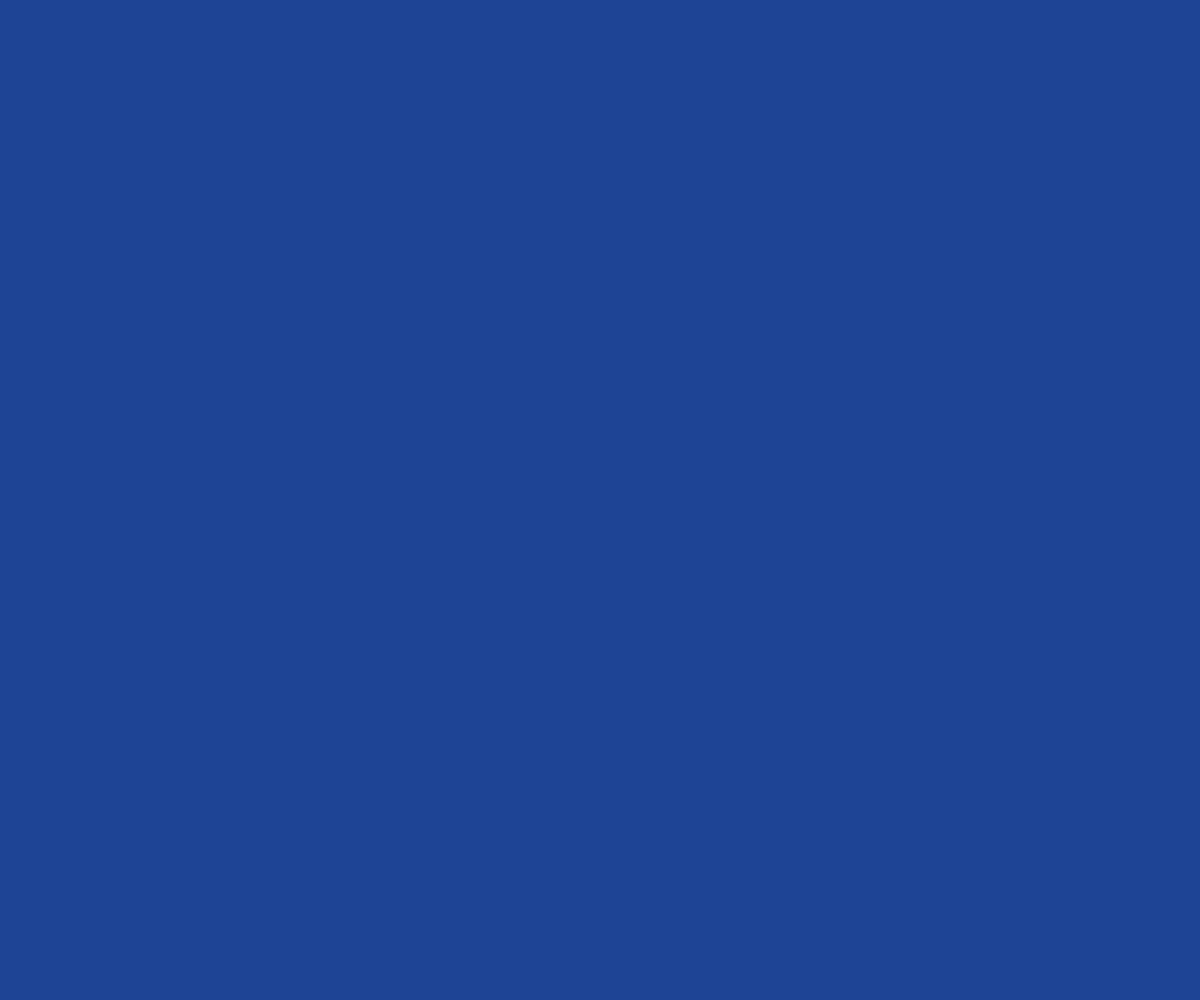
Frame 1 (no input)
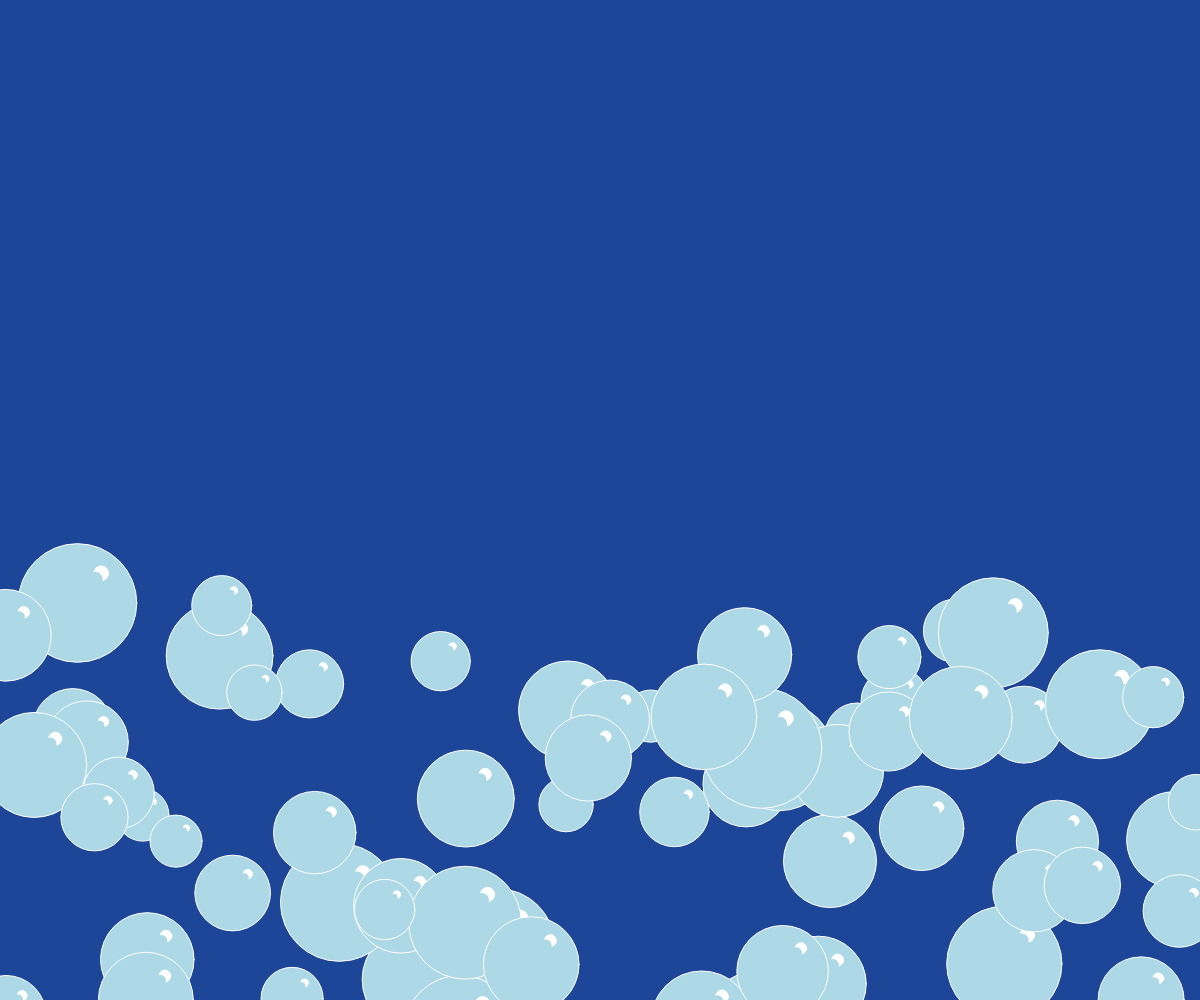
Frame 60 (no input)
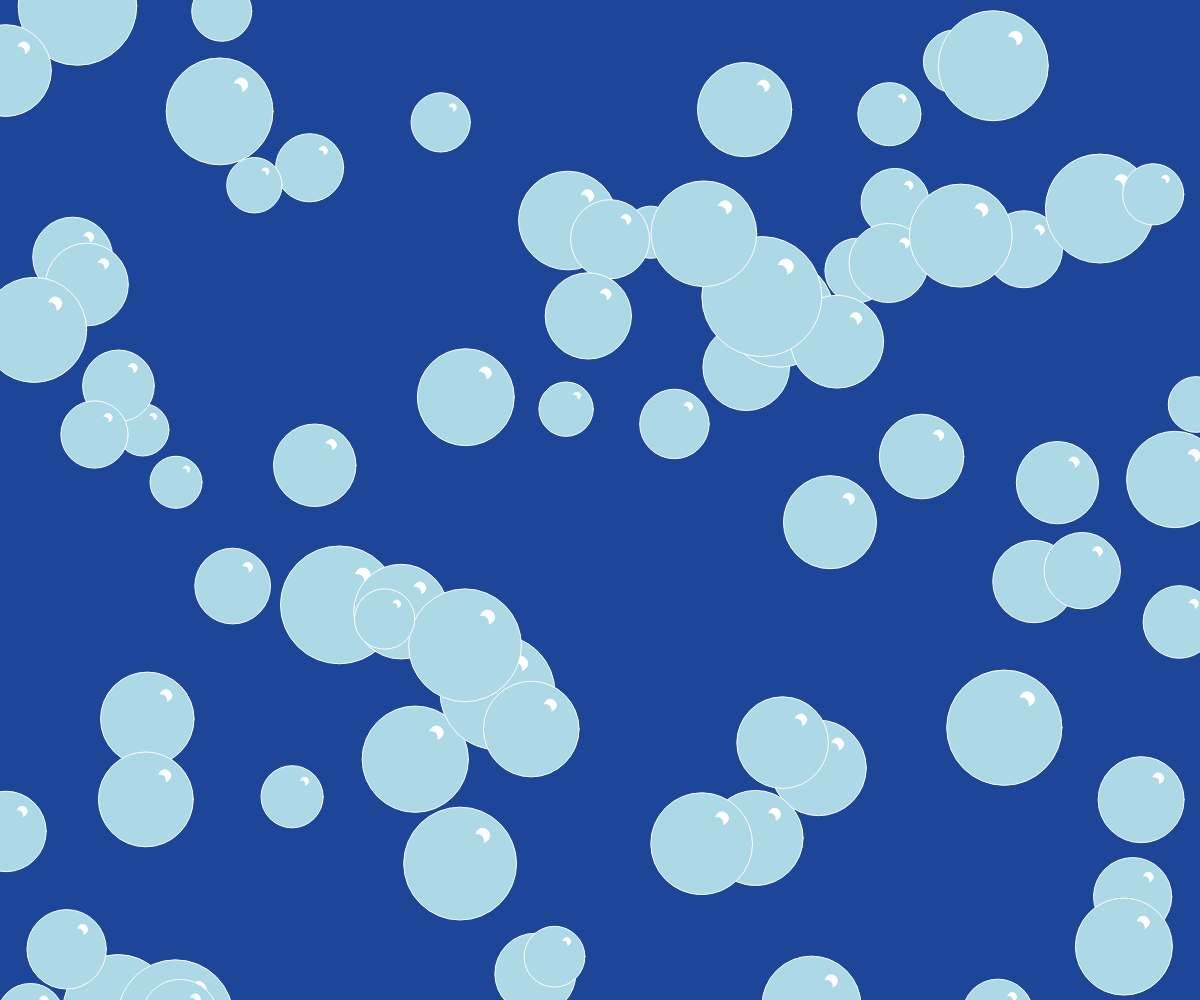
Frame 120 (the mouse pressed at the canvas centre since frame 60)

The p5.js sketch that drew these frames (run headless with seeded random() and noise() and a simulated clock; from frame 60 on, the mouse is pressed at the canvas centre):

// p5.js sketch
// ── sketch.js
var bubbles = [];
var totalBubbles = 80;
var backgroundColor = '#1d4699';

function setup(){
    createCanvas(window.innerWidth, window.innerHeight);
    background(backgroundColor);

    for (var i = 0; i < totalBubbles; i++) {
        bubbles.push({
                x:random(0, width),
                y:window.innerHeight + 200,
                diameter: random(50, 120),
                speed: random(1, 10),
                offset: 0,
                popped: false,
                textOpacity: 1
        });
    }
}

function draw(){
    background(backgroundColor);
    bubbles.forEach(function(bubble){
        if(bubble.popped) {
            textSize(24);
            textAlign(CENTER);
            fill('rgba(255,525,255,'+ bubble.textOpacity +')');
            text('**pop**', bubble.x, bubble.y - bubble.offset);

            if(bubble.textOpacity > 0.01){
                bubble.textOpacity -= 0.01;
            } else {
                bubble.textOpacity = 0;
            }

        }else {
            drawBubble(bubble);
        }
    });

}

function wasClickInsideBubble(bubble) {
    var bubbleRadius = bubble.diameter/2;

    if(
        (mouseX > bubble.x - bubbleRadius) && (mouseX < bubble.x + bubbleRadius) &&
        (mouseY > bubble.y - bubble.offset -bubbleRadius) && (mouseY < bubble.y - bubble.offset+ bubbleRadius)
    ){
        return  true;
    } else {
        return false;
    }
}

function mouseClicked() {
    bubbles.forEach( function(bubble) {
        if(wasClickInsideBubble(bubble)){
            bubble.popped = true;
            console.log('popped!');
        }
    });
}

function drawBubble(bubble) {

    if(bubble.offset > height+ 400) {
        bubble.offset = 0;
    }

    bubble.offset += bubble.speed;
    fill('lightblue');
    stroke('while');
    ellipse(bubble.x , bubble.y - bubble.offset, bubble.diameter, bubble.diameter);

    fill('white');
    ellipse(bubble.x + (bubble.diameter*0.2), bubble.y - bubble.offset - (bubble.diameter*0.25), bubble.diameter/8, bubble.diameter/8);

    fill('lightblue');
    noStroke();
    ellipse(bubble.x + (bubble.diameter*0.15), bubble.y - bubble.offset - (bubble.diameter*0.2), bubble.diameter/8, bubble.diameter/8);
}
